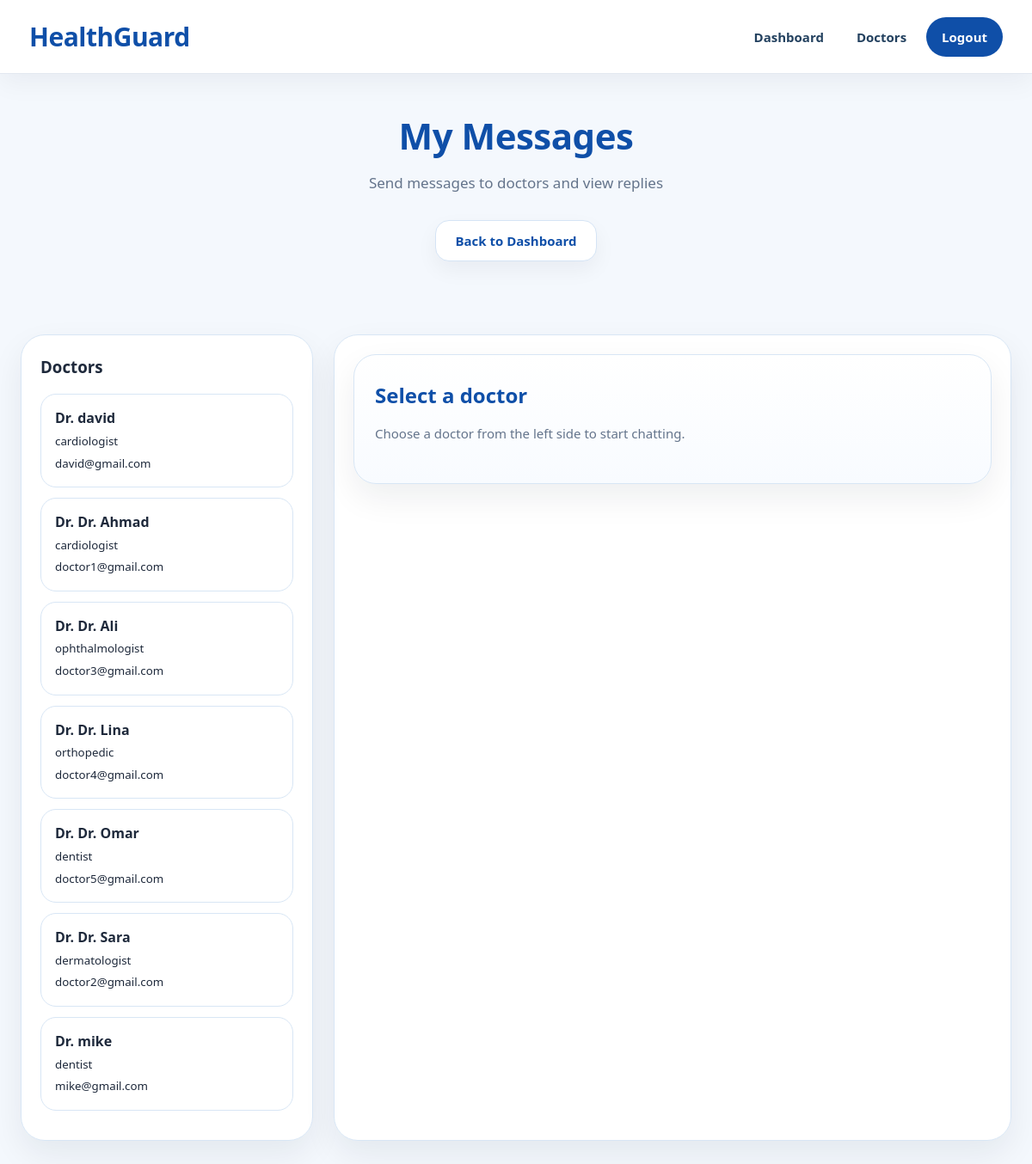
Screenshot of /patient/my_messages.php (signed in) with the database file from the repository.
### tables this page shows
CREATE TABLE IF NOT EXISTS `doctors` (
  `doctor_id` int NOT NULL AUTO_INCREMENT,
  `user_id` int NOT NULL,
  `specialization` varchar(100) NOT NULL,
  `license_number` varchar(50) DEFAULT NULL,
  `illness_id` int DEFAULT NULL,
  PRIMARY KEY (`doctor_id`),
  UNIQUE KEY `user_id` (`user_id`),
  KEY `fk_doctors_illnesses_specialization` (`specialization`),
  KEY `fk_doctors_illnesses` (`illness_id`)
);

CREATE TABLE IF NOT EXISTS `users` (
  `user_id` int NOT NULL AUTO_INCREMENT,
  `name` varchar(100) NOT NULL,
  `role` enum('patient','doctor','admin') NOT NULL,
  `email` varchar(100) NOT NULL,
  `password` varchar(255) NOT NULL,
  `created_at` timestamp NULL DEFAULT CURRENT_TIMESTAMP,
  PRIMARY KEY (`user_id`),
  UNIQUE KEY `email` (`email`)
);

### patient/my_messages.php (the view, shortened to what this page needs)
<?php
$conn = OpenCon();
$patient_id = $_SESSION['user_id'];
$doctor_id = "";
$sqlDoctors = "SELECT doctors.doctor_id, doctors.user_id, users.name, users.email, doctors.specialization
               FROM doctors
               JOIN users ON doctors.user_id = users.user_id
               ORDER BY users.name ASC";
$resultDoctors = mysqli_query($conn, $sqlDoctors);
$doctor = null;
?>
<!DOCTYPE html>
<html lang="en">
<head>
    <link rel="stylesheet" href="/HealthGuard/style.css">
</head>
<body class="patient-page">
<?php include("../navbar.php"); ?>
<div class="section">
    <h1 class="section-title">My Messages</h1>
    <p class="section-subtitle">Send messages to doctors and view replies</p>
    <div class="hero-actions" style="justify-content:center; margin-bottom:25px;">
        <a href="/HealthGuard/patient/patient_dashboard.php" class="secondary-btn">Back to Dashboard</a>
    </div>
</div>
<div class="chat-layout">
    <div class="chat-sidebar">
        <h3 style="margin-bottom:16px;">Doctors</h3>
        <?php while ($rowDoctor = mysqli_fetch_assoc($resultDoctors)) { ?>
            <a class="doctor-item <?php if ($doctor_id == $rowDoctor['doctor_id']) echo 'active'; ?>"
               href="/HealthGuard/patient/my_messages.php?doctor_id=<?php echo $rowDoctor['doctor_id']; ?>">
                <strong>Dr. <?php echo $rowDoctor['name']; ?></strong><br>
                <small><?php echo $rowDoctor['specialization']; ?></small><br>
                <small><?php echo $rowDoctor['email']; ?></small>
            </a>
        <?php } ?>
    </div>
    <div class="chat-main">
        <?php if ($doctor) { ?>
            <h3 style="margin-bottom:8px;">Chat with Dr. <?php echo $doctor['name']; ?></h3>
            <p style="margin-bottom:16px; color:#666;"><?php echo $doctor['specialization']; ?> - <?php echo $doctor['email']; ?></p>
            <div class="chat-box">
                <?php if (mysqli_num_rows($resultMessages) > 0) { ?>
                    <?php while ($rowMsg = mysqli_fetch_assoc($resultMessages)) { ?>
                        <div class="msg <?php if ($rowMsg['sender_id'] == $patient_id) echo 'msg-patient'; else echo 'msg-doctor'; ?>">
                            <?php echo nl2br($rowMsg['content']); ?>
                            <span class="msg-time"><?php echo $rowMsg['timestamp']; ?></span>
                        </div>
                    <?php } ?>
                <?php } else { ?>
                    <p>No messages yet. Start the conversation.</p>
                <?php } ?>
            </div>
            <form class="chat-form" method="POST">
                <input type="hidden" name="doctor_id" value="<?php echo $doctor['doctor_id']; ?>">
                <textarea name="content" placeholder="Write your message here..."></textarea>
                <button type="submit" class="primary-btn">Send Message</button>
            </form>
        <?php } else { ?>
            <div class="card">
                <h3>Select a doctor</h3>
                <p>Choose a doctor from the left side to start chatting.</p>
            </div>
        <?php } ?>
    </div>
</div>
</body>
</html>

### style.css (style rules this page uses)
* { margin: 0; padding: 0; box-sizing: border-box; }
html, body { min-height: 100%; font-family: "Segoe UI", Tahoma, Geneva, Verdana, sans-serif; scroll-behavior: smooth; }
body { background: #f5f8fc; color: #1e293b; line-height: 1.6; }
a { text-decoration: none; transition: 0.25s ease; }
.primary-btn, .secondary-btn, .danger-btn, button, a.primary-btn, a.secondary-btn, a.danger-btn { display: inline-flex !important; align-items: center !important; justify-content: center !important; text-decoration: none !important; font-weight: 800 !important; font-size: 15px !important; line-height: 1 !important; cursor: pointer !important; border-radius: 16px !important; padding: 12px 22px !important; min-height: 48px !important; transition: 0.25s ease !important; border: none; }
.secondary-btn, a.secondary-btn { background: #ffffff !important; color: #1e293b !important; border: 1px solid #d9e4ef !important; box-shadow: 0 10px 24px rgba(15, 23, 42, 0.05) !important; }
.section { width: 100%; max-width: 1380px; margin: 0 auto; padding: 38px 24px 42px; }
.section-title { font-size: 42px; font-weight: 800; text-align: center; margin-bottom: 8px; letter-spacing: -0.5px; }
.section-subtitle { text-align: center; font-size: 17px; color: #64748b; margin-bottom: 30px; }
.hero-actions { display: flex; justify-content: center; align-items: center; gap: 14px; flex-wrap: wrap; }
.card { border-radius: 26px; padding: 28px 24px; position: relative; overflow: hidden; transition: 0.28s ease; border: 1px solid #e2e8f0; background: #ffffff; box-shadow: 0 16px 38px rgba(15, 23, 42, 0.07); }
.card h3 { font-size: 24px; margin-bottom: 12px; font-weight: 800; }
.card p { color: #64748b; margin-bottom: 18px; font-size: 15px; }
.chat-layout { max-width: 1380px; margin: 0 auto; padding: 18px 24px 34px; display: grid; grid-template-columns: 340px 1fr; gap: 24px; }
.chat-sidebar, .chat-main { background: rgba(255,255,255,0.96); border: 1px solid #e2e8f0; border-radius: 28px; padding: 22px; box-shadow: 0 16px 38px rgba(15, 23, 42, 0.07); }
.patient-item, .doctor-item { display: block; padding: 15px 16px; border-radius: 18px; border: 1px solid #e2e8f0; background: #ffffff; color: #1e293b; margin-bottom: 12px; transition: 0.25s ease; text-decoration: none; }
.patient-page { background: #f4f8fd; min-height: 100vh; }
.patient-page .secondary-btn { color: #0f4fa8 !important; border-color: #d5e4f5 !important; }
.patient-page .section-title, .patient-page .form-box h2, .patient-page .card h3 { color: #0f4fa8; }
.patient-page .card { border-color: #d8e6f5; background: linear-gradient(180deg, #ffffff, #f8fbff); }
.patient-page .chat-sidebar, .patient-page .chat-main { border-color: #d8e6f5; }
.patient-page .doctor-item { border-color: #d8e6f5; }

### rows the page displays
doctors: user.name "david", specialization "cardiologist", user.email "david@gmail.com"
doctors: user.name "Dr. Ahmad", specialization "cardiologist", user.email "doctor1@gmail.com"
doctors: user.name "Dr. Ali", specialization "ophthalmologist", user.email "doctor3@gmail.com"
doctors: user.name "Dr. Lina", specialization "orthopedic", user.email "doctor4@gmail.com"
doctors: user.name "Dr. Omar", specialization "dentist", user.email "doctor5@gmail.com"
doctors: user.name "Dr. Sara", specialization "dermatologist", user.email "doctor2@gmail.com"
doctors: user.name "mike", specialization "dentist", user.email "mike@gmail.com"
